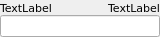
<?xml version="1.0" encoding="UTF-8"?>
<ui version="4.0">
 <class>NumericEditElementUi</class>
 <widget class="QWidget" name="NumericEditElementUi">
  <property name="geometry">
   <rect>
    <x>0</x>
    <y>0</y>
    <width>160</width>
    <height>37</height>
   </rect>
  </property>
  <property name="sizePolicy">
   <sizepolicy hsizetype="Expanding" vsizetype="Fixed">
    <horstretch>0</horstretch>
    <verstretch>0</verstretch>
   </sizepolicy>
  </property>
  <property name="windowTitle">
   <string>Form</string>
  </property>
  <layout class="QVBoxLayout" name="verticalLayout">
   <property name="spacing">
    <number>0</number>
   </property>
   <property name="leftMargin">
    <number>0</number>
   </property>
   <property name="topMargin">
    <number>0</number>
   </property>
   <property name="rightMargin">
    <number>0</number>
   </property>
   <property name="bottomMargin">
    <number>0</number>
   </property>
   <item>
    <layout class="QHBoxLayout" name="horizontalLayout">
     <property name="spacing">
      <number>0</number>
     </property>
     <property name="topMargin">
      <number>0</number>
     </property>
     <item>
      <widget class="QLabel" name="topLeft">
       <property name="sizePolicy">
        <sizepolicy hsizetype="Expanding" vsizetype="Preferred">
         <horstretch>0</horstretch>
         <verstretch>0</verstretch>
        </sizepolicy>
       </property>
       <property name="font">
        <font>
         <family>DejaVu Sans</family>
         <pointsize>8</pointsize>
         <weight>50</weight>
         <bold>false</bold>
        </font>
       </property>
       <property name="styleSheet">
        <string notr="true"/>
       </property>
       <property name="text">
        <string>TextLabel</string>
       </property>
      </widget>
     </item>
     <item>
      <widget class="QLabel" name="topRight">
       <property name="sizePolicy">
        <sizepolicy hsizetype="Expanding" vsizetype="Preferred">
         <horstretch>0</horstretch>
         <verstretch>0</verstretch>
        </sizepolicy>
       </property>
       <property name="font">
        <font>
         <family>DejaVu Sans</family>
         <pointsize>8</pointsize>
        </font>
       </property>
       <property name="styleSheet">
        <string notr="true"/>
       </property>
       <property name="text">
        <string>TextLabel</string>
       </property>
       <property name="alignment">
        <set>Qt::AlignRight|Qt::AlignTrailing|Qt::AlignVCenter</set>
       </property>
      </widget>
     </item>
    </layout>
   </item>
   <item>
    <widget class="QLineEdit" name="lineEdit">
     <property name="styleSheet">
      <string notr="true">QLineEdit {
	color: white;
	font-size: 12px;
	font-weight: bold;
	border: 1px solid rgba(255, 255, 255, 102);
	border-radius: 4px;
	padding: 2px;*/
}</string>
     </property>
     <property name="inputMask">
      <string/>
     </property>
     <property name="text">
      <string/>
     </property>
     <property name="maxLength">
      <number>32767</number>
     </property>
    </widget>
   </item>
  </layout>
 </widget>
 <resources/>
 <connections/>
</ui>
